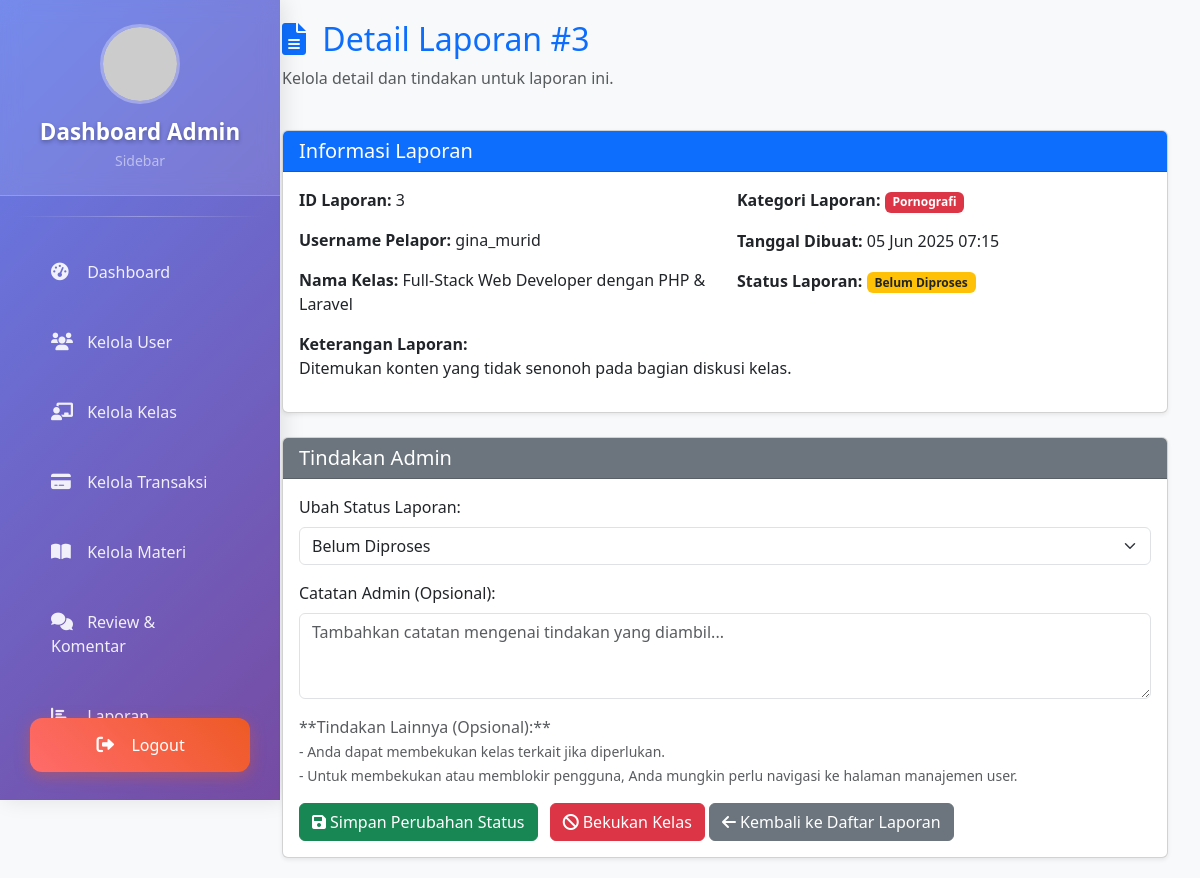
The app's page /page/admin-detail-report.php?id=3 (signed in), older data.
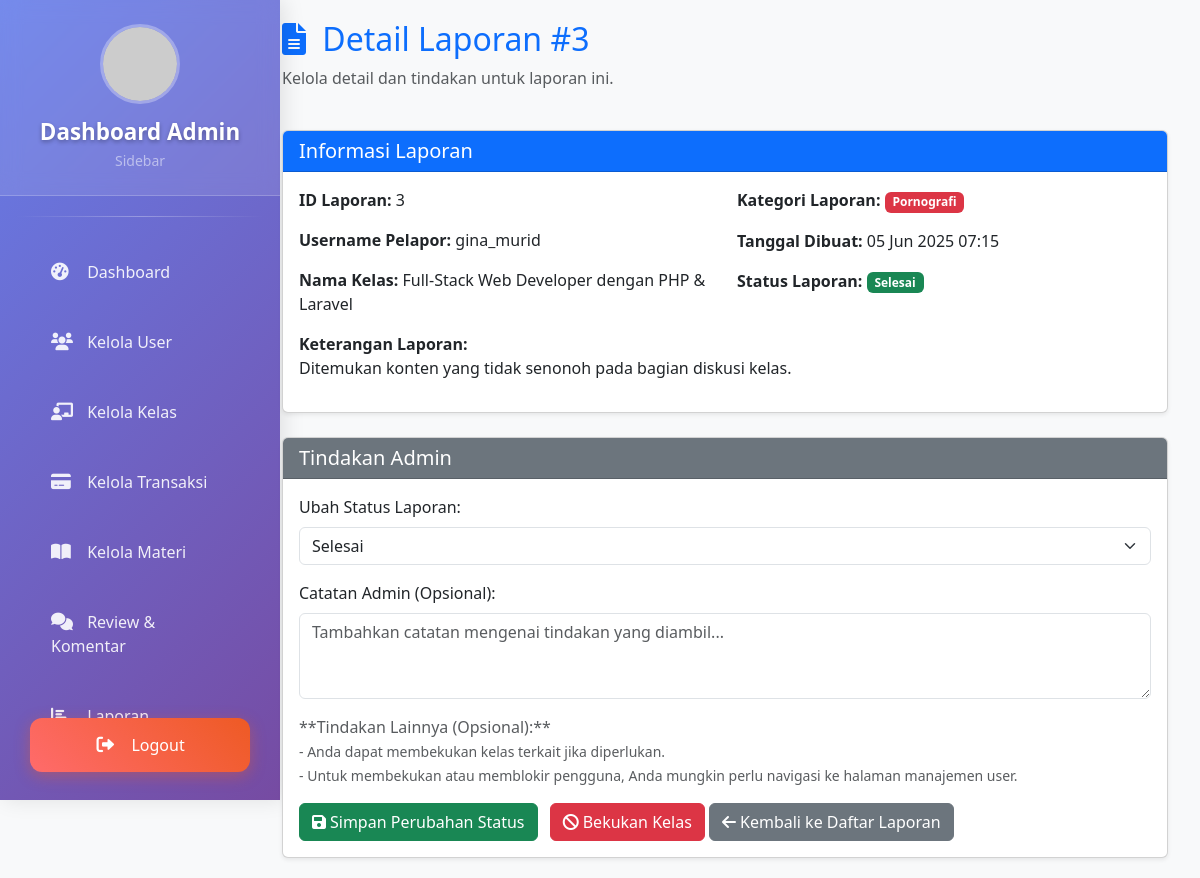
The same page, newer data.
### tables this page shows
CREATE TABLE `tb_laporan` (
  `id_report` int(11) NOT NULL,
  `kategori_report` enum('Penggunaan kata kasar','Materi tidak relevan','Pornografi') NOT NULL,
  `keterangan_report` varchar(100) NOT NULL,
  `id_kelas` int(30) NOT NULL,
  `id_user` int(30) NOT NULL,
  `tgl_dibuat` timestamp NOT NULL DEFAULT current_timestamp(),
  `status_laporan` enum('Belum Diproses','Diproses','Selesai','Ditolak') NOT NULL DEFAULT 'Belum Diproses',
  `catatan_admin` text DEFAULT NULL
);

CREATE TABLE `tb_user` (
  `id_user` int(30) NOT NULL,
  `first_name` varchar(255) NOT NULL,
  `last_name` varchar(255) NOT NULL,
  `username` varchar(30) NOT NULL,
  `password` varchar(255) NOT NULL,
  `role` enum('murid','mentor','admin') NOT NULL DEFAULT 'murid',
  `status` enum('aktif','non-aktif') NOT NULL DEFAULT 'aktif',
  `deskripsi` text DEFAULT NULL,
  `fotoProfil` varchar(50) NOT NULL,
  `bahasa` enum('Bahasa Indonesia','Inggris','Jepang') NOT NULL,
  `zona_waktu` enum('Jakarta','London','Tokyo') NOT NULL,
  `balasan_ke_komentar` tinyint(1) NOT NULL,
  `komentar_baru` tinyint(1) NOT NULL,
  `notifikasi_postingan_baru` tinyint(1) NOT NULL,
  `email` varchar(50) NOT NULL,
  `instagram` varchar(30) NOT NULL,
  `twitter` varchar(30) NOT NULL,
  `linkdin` varchar(30) NOT NULL,
  `github` varchar(30) NOT NULL,
  `tgl_dibuat` timestamp NOT NULL DEFAULT current_timestamp()
);

CREATE TABLE `tb_kelas` (
  `id_kelas` int(30) NOT NULL,
  `id_mentor` int(30) NOT NULL,
  `nama_kelas` varchar(255) NOT NULL,
  `kategori` enum('SQL','Design','Java','Web Development','Bisnis','Ekonomi','Psikologi','IT','Python') NOT NULL,
  `harga` decimal(10,2) NOT NULL,
  `profil_kelas` varchar(100) DEFAULT NULL,
  `badge` varchar(100) DEFAULT NULL,
  `description` text DEFAULT NULL,
  `status_publikasi` enum('pending','aktif','non-aktif','rejected') NOT NULL DEFAULT 'pending',
  `tgl_dibuat` timestamp NOT NULL DEFAULT current_timestamp()
);

### page/admin-detail-report.php (the view, shortened to what the changed rows need)
<?php
require 'db.php';
$report_id = isset($_GET['id']) ? intval($_GET['id']) : 0;
$laporan = null;
if ($report_id > 0) {
    $stmt = $conn->prepare("
        SELECT r.id_report, u.username, k.nama_kelas, r.kategori_report, r.keterangan_report, r.tgl_dibuat, r.status_laporan, r.id_kelas
        FROM tb_laporan r
        JOIN tb_user u ON u.id_user = r.id_user
        JOIN tb_kelas k ON k.id_kelas = r.id_kelas
        WHERE r.id_report = ?
    ");
    $stmt->bind_param("i", $report_id);
    $stmt->execute();
    $result = $stmt->get_result();
    $laporan = $result->fetch_assoc();
} else {
    $_SESSION['message'] = "ID Laporan tidak valid.";
    $_SESSION['message_type'] = "danger";
    header("Location: admin-kelolaLaporan.php");
    exit();
}
?>
<!DOCTYPE html>
<html lang="en">
<head>
    <link href="https://cdn.jsdelivr.net/npm/bootstrap@5.3.3/dist/css/bootstrap.min.css" rel="stylesheet">
    <link rel="stylesheet" href="https://cdnjs.cloudflare.com/ajax/libs/font-awesome/6.0.0/css/all.min.css">
</head>
<body class="bg-light">
    <?php include "adminSidebar.php"; ?>
    <div class="content-wrapper">
        <div class="container-fluid">
            <div class="row mb-4">
                <div class="col-12">
                    <h2 class="text-primary">
                        <i class="fas fa-file-alt me-2"></i>
                        Detail Laporan #<?= htmlspecialchars($laporan['id_report']) ?>
                    </h2>
                    <p class="text-muted">Kelola detail dan tindakan untuk laporan ini.</p>
                </div>
            </div>
            <div class="card shadow-sm mb-4">
                <div class="card-body">
                    <div class="row">
                        <div class="col-md-6">
                            <p><strong>ID Laporan:</strong> <?= htmlspecialchars($laporan['id_report']) ?></p>
                            <p><strong>Username Pelapor:</strong> <?= htmlspecialchars($laporan['username']) ?></p>
                            <p><strong>Nama Kelas:</strong> <?= htmlspecialchars($laporan['nama_kelas']) ?></p>
                        </div>
                        <div class="col-md-6">
                            <p><strong>Kategori Laporan:</strong> <span class="badge bg-danger"><?= htmlspecialchars($laporan['kategori_report']) ?></span></p>
                            <p><strong>Tanggal Dibuat:</strong> <?= (new DateTime($laporan['tgl_dibuat']))->format('d M Y H:i') ?></p>
                            <p><strong>Status Laporan:</strong>
                                <?php
                                $status_badge_class = '';
                                switch ($laporan['status_laporan']) {
                                    case 'Belum Diproses': $status_badge_class = 'bg-warning text-dark'; break;
                                    case 'Selesai': $status_badge_class = 'bg-success'; break;
                                }
                                ?>
                                <span class="badge <?= $status_badge_class ?>"><?= htmlspecialchars($laporan['status_laporan']) ?></span>
                            </p>
                        </div>
                    </div>
                    <p><strong>Keterangan Laporan:</strong><br><?= nl2br(htmlspecialchars($laporan['keterangan_report'])) ?></p>
                </div>
            </div>
            <div class="card shadow-sm">
                <div class="card-body">
                    <form action="admin-process-report.php" method="POST">
                        <div class="mb-3">
                            <label for="report_status" class="form-label">Ubah Status Laporan:</label>
                            <select class="form-select" id="report_status" name="report_status" required>
                                <option value="Belum Diproses" <?= ($laporan['status_laporan'] == 'Belum Diproses') ? 'selected' : '' ?>>Belum Diproses</option>
                                <option value="Selesai" <?= ($laporan['status_laporan'] == 'Selesai') ? 'selected' : '' ?>>Selesai</option>
                            </select>
                        </div>
                    </form>
                </div>
            </div>
        </div>
    </div>
</body>
</html>

Row changes from the older to the newer data that the page shows:
changed tb_laporan "Ditemukan konten yang tidak senonoh pada bagian diskusi kelas.": status_laporan "Belum Diproses" → "Selesai"; report_status "Belum Diproses" → "Selesai"
